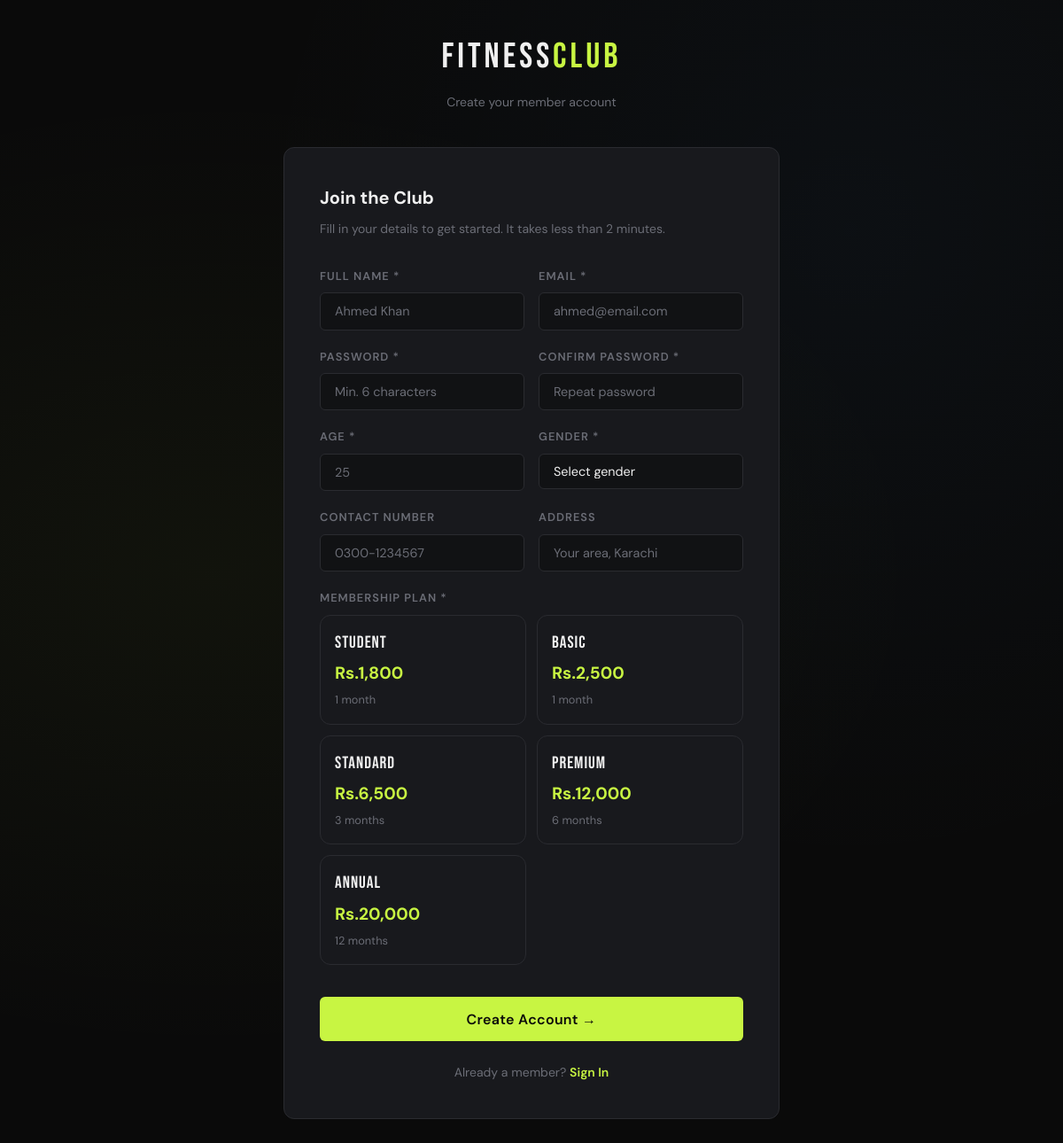
The app's page /user/register.php with its own data.
### tables this page shows
CREATE TABLE `membership` (
  `MembershipTypeID` int(11) NOT NULL,
  `TypeName` varchar(50) DEFAULT NULL,
  `DurationMonths` int(11) DEFAULT NULL,
  `Price` decimal(10,2) DEFAULT NULL
);

### user/register.php (the view, shortened to what this page needs)
<?php
require_once 'user_db.php';
$memberships = $conn->query("SELECT * FROM Membership ORDER BY Price ASC");
?>
<!DOCTYPE html>
<html lang="en">
<head>
<link rel="stylesheet" href="style.css">
</head>
<body>
<div class="auth-page">
  <div class="auth-box">
    <div class="auth-logo">
      <a href="index.php">FITNESS<span>CLUB</span></a>
      <p>Create your member account</p>
    </div>
    <div class="auth-card">
      <div class="auth-title">Join the Club</div>
      <div class="auth-subtitle">Fill in your details to get started. It takes less than 2 minutes.</div>
      <form method="POST" id="regForm">
        <div class="form-row">
          <div class="form-group">
            <label class="form-label">Full Name *</label>
            <input type="text" name="name" class="form-control" placeholder="Ahmed Khan" value="<?= htmlspecialchars($_POST['name'] ?? '') ?>" required>
          </div>
          <div class="form-group">
            <label class="form-label">Email *</label>
            <input type="email" name="email" class="form-control" placeholder="ahmed@email.com" value="<?= htmlspecialchars($_POST['email'] ?? '') ?>" required>
          </div>
        </div>
        <div class="form-row">
          <div class="form-group">
            <label class="form-label">Password *</label>
            <input type="password" name="password" class="form-control" placeholder="Min. 6 characters" required>
          </div>
          <div class="form-group">
            <label class="form-label">Confirm Password *</label>
            <input type="password" name="confirm_password" class="form-control" placeholder="Repeat password" required>
          </div>
        </div>
        <div class="form-row">
          <div class="form-group">
            <label class="form-label">Age *</label>
            <input type="number" name="age" class="form-control" placeholder="25" min="10" max="100" value="<?= htmlspecialchars($_POST['age'] ?? '') ?>" required>
          </div>
          <div class="form-group">
            <label class="form-label">Gender *</label>
            <select name="gender" class="form-control" required>
              <option value="">Select gender</option>
            </select>
          </div>
        </div>
        <div class="form-row">
          <div class="form-group">
            <label class="form-label">Contact Number</label>
            <input type="text" name="contact" class="form-control" placeholder="0300-1234567" value="<?= htmlspecialchars($_POST['contact'] ?? '') ?>">
          </div>
          <div class="form-group">
            <label class="form-label">Address</label>
            <input type="text" name="address" class="form-control" placeholder="Your area, Karachi" value="<?= htmlspecialchars($_POST['address'] ?? '') ?>">
          </div>
        </div>
        <div class="form-group">
          <label class="form-label">Membership Plan *</label>
          <div class="plan-grid" style="grid-template-columns:repeat(auto-fill,minmax(155px,1fr));gap:0.75rem;">
            <?php $memberships->data_seek(0); while ($m = $memberships->fetch_assoc()): ?>
            <label class="plan-card" style="cursor:pointer;padding:1rem;" id="plan_<?= $m['MembershipTypeID'] ?>">
              <div class="plan-name" style="font-size:1.2rem;"><?= htmlspecialchars($m['TypeName']) ?></div>
              <div class="plan-price" style="font-size:1.2rem;">Rs.<?= number_format($m['Price']) ?></div>
              <div class="plan-duration"><?= $m['DurationMonths'] ?> month<?= $m['DurationMonths'] > 1 ? 's' : '' ?></div>
            </label>
            <?php endwhile; ?>
          </div>
        </div>
        <button type="submit" class="btn btn-primary btn-block btn-lg mt-2">Create Account →</button>
      </form>
      <div class="auth-footer">Already a member? <a href="user_login.php">Sign In</a></div>
    </div>
  </div>
</div>
</body>
</html>

### user/style.css (style rules this page uses)
:root { --black: #0a0a0a; --dark: #111214; --card: #18191d; --border: #2a2b30; --lime: #c8f542; --lime-dim: #9bbf28; --white: #f0f0f0; --muted: #6b6d76; --red: #ff4545; --orange: #ff8c42; --blue: #4a9eff; --radius: 12px; --radius-sm: 6px; --font-display: 'Bebas Neue', sans-serif; --font-body: 'DM Sans', sans-serif; --font-mono: 'DM Mono', monospace; }
*, *::before, *::after { box-sizing: border-box; margin: 0; padding: 0; }
html { scroll-behavior: smooth; }
body { font-family: var(--font-body); background: var(--black); color: var(--white); line-height: 1.6; min-height: 100vh; }
.btn { display: inline-flex; align-items: center; gap: 0.5rem; padding: 0.65rem 1.5rem; border-radius: var(--radius-sm); font-family: var(--font-body); font-size: 0.875rem; font-weight: 600; cursor: pointer; border: none; text-decoration: none; transition: all 0.2s; letter-spacing: 0.02em; white-space: nowrap; }
.btn-primary { background: var(--lime); color: var(--black); }
.btn-lg { padding: 0.9rem 2rem; font-size: 1rem; }
.btn-block { width: 100%; justify-content: center; }
.form-group { margin-bottom: 1.25rem; }
.form-label { display: block; font-size: 0.8rem; font-weight: 600; color: var(--muted); text-transform: uppercase; letter-spacing: 0.08em; margin-bottom: 0.5rem; }
.form-control { width: 100%; background: var(--dark); border: 1px solid var(--border); border-radius: var(--radius-sm); padding: 0.7rem 1rem; color: var(--white); font-family: var(--font-body); font-size: 0.9rem; transition: border-color 0.2s, box-shadow 0.2s; -webkit-appearance: none; }
.form-control::placeholder { color: var(--muted); }
.form-row { display: grid; grid-template-columns: 1fr 1fr; gap: 1rem; }
.plan-grid { display: grid; grid-template-columns: repeat(auto-fill, minmax(220px, 1fr)); gap: 1.25rem; }
.plan-card { background: var(--card); border: 1px solid var(--border); border-radius: var(--radius); padding: 1.75rem 1.5rem; position: relative; cursor: pointer; transition: all 0.2s; }
.plan-name { font-family: var(--font-display); font-size: 1.6rem; letter-spacing: 1px; margin-bottom: 0.25rem; }
.plan-price { font-size: 1.75rem; font-weight: 700; color: var(--lime); margin-bottom: 0.25rem; }
.plan-duration { font-size: 0.8rem; color: var(--muted); }
.auth-page { min-height: 100vh; display: flex; align-items: center; justify-content: center; background: var(--black); background-image: radial-gradient(ellipse at 20% 50%, rgba(200,245,66,0.04) 0%, transparent 60%), radial-gradient(ellipse at 80% 20%, rgba(74,158,255,0.04) 0%, transparent 50%); padding: 2rem; }
.auth-box { width: 100%; max-width: 440px; }
.auth-logo { text-align: center; margin-bottom: 2.5rem; }
.auth-logo a { font-family: var(--font-display); font-size: 2.5rem; letter-spacing: 4px; color: var(--white); text-decoration: none; }
.auth-logo a span { color: var(--lime); }
.auth-logo p { color: var(--muted); font-size: 0.875rem; margin-top: 0.5rem; }
.auth-card { background: var(--card); border: 1px solid var(--border); border-radius: var(--radius); padding: 2.5rem; }
.auth-title { font-size: 1.25rem; font-weight: 700; margin-bottom: 0.5rem; }
.auth-subtitle { color: var(--muted); font-size: 0.875rem; margin-bottom: 2rem; }
.auth-footer { text-align: center; margin-top: 1.5rem; font-size: 0.875rem; color: var(--muted); }
.auth-footer a { color: var(--lime); text-decoration: none; font-weight: 600; }
.mt-2 { margin-top: 1rem; }

### user/register.php (style rules this page uses)
.auth-page { align-items: flex-start; padding-top: 2rem; }
.auth-box { max-width: 560px; }

### records on screen
membership: TypeName "Student", Price "1,800", DurationMonths "1"
membership: TypeName "Basic", Price "2,500", DurationMonths "1"
membership: TypeName "Standard", Price "6,500", DurationMonths "3"
membership: TypeName "Premium", Price "12,000", DurationMonths "6"
membership: TypeName "Annual", Price "20,000", DurationMonths "12"
